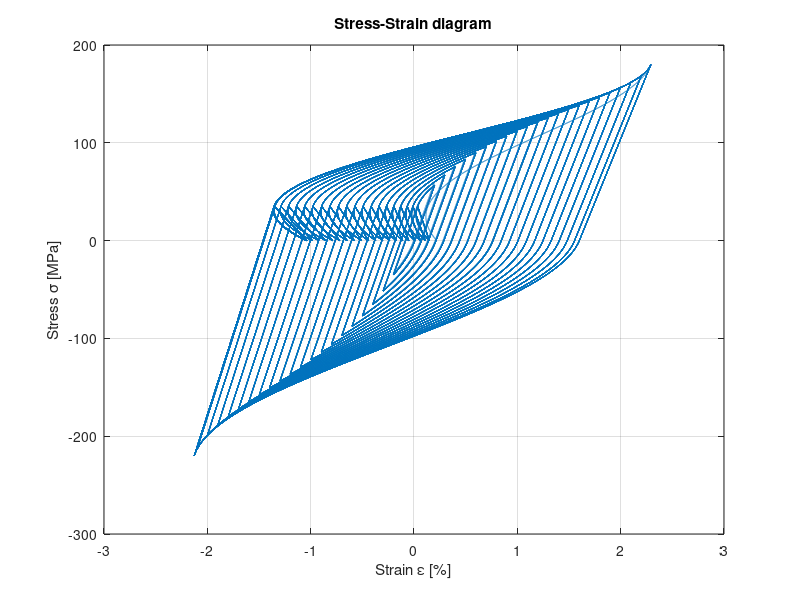
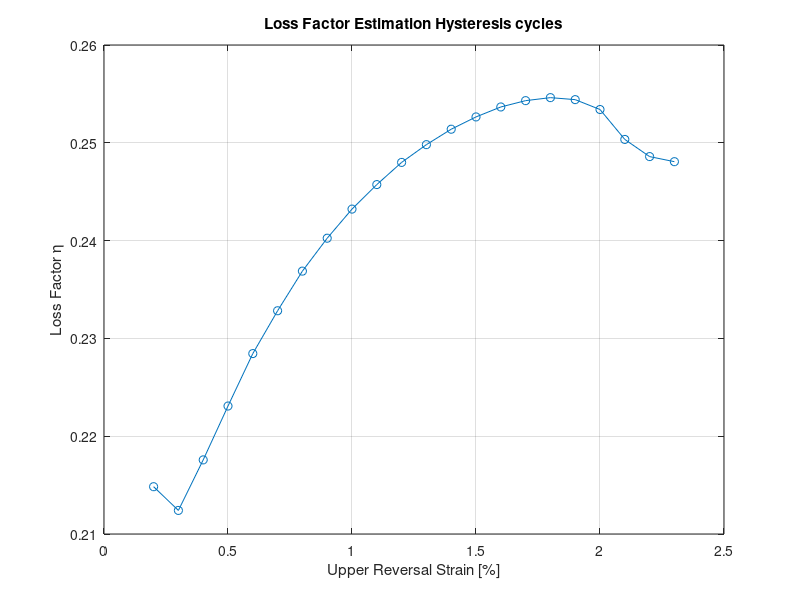
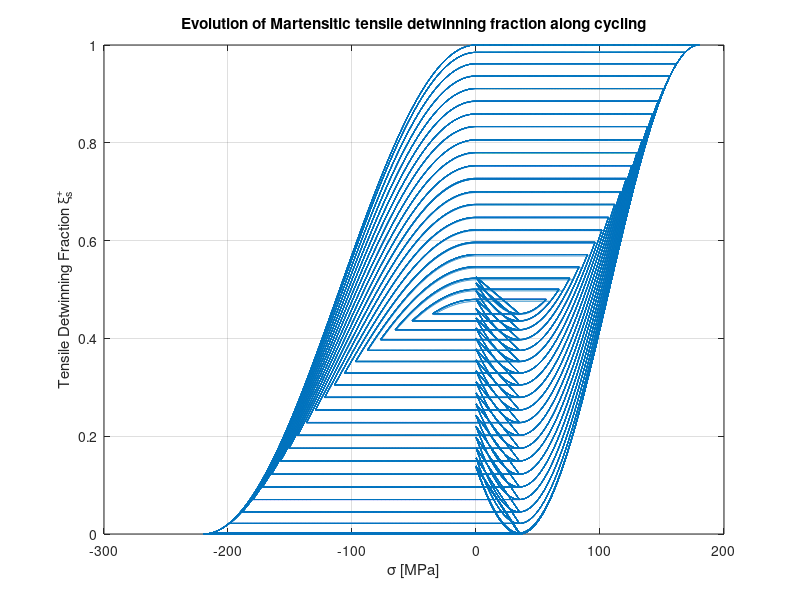
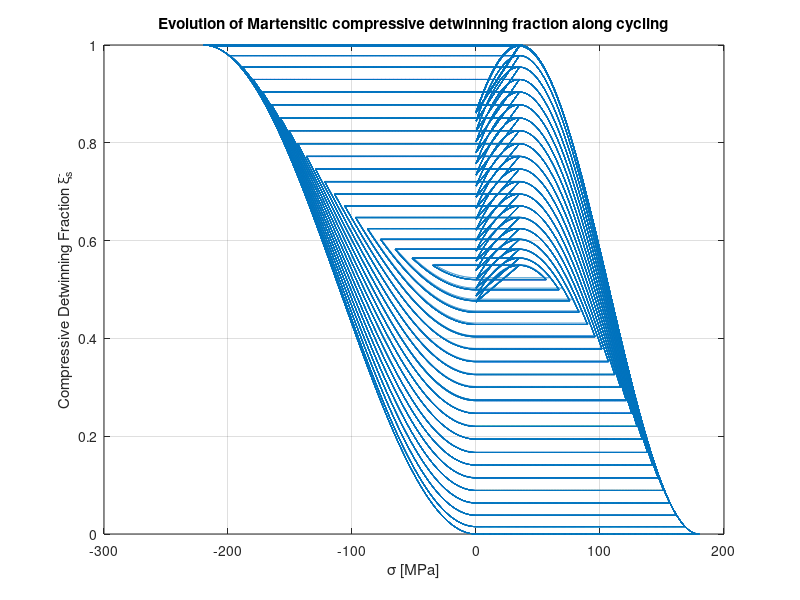

MATLAB code to generate these figures, in order:
clear all
clc
close all
% Young's
E_a = 34.9e3; %[MPa]
E_m_p = 26e3; %[MPa]
E_m_n = 33e3;
E_m_T = 26e3;
% Other SMA parameters
Teta = 0.55; %[MPa/°C]
Mf = -55; %[°C]
Ms = -35; %[°C]
As = -30; %[°C]
Af = -15; %[°C]
C_M_p = 1; %[MPa/°C]
C_A_p = 3; %[MPa/°C]
C_M_n = 0.2;
C_A_n = 3;
sigma_s_cr_p = 35; %[MPa]
sigma_f_cr_p = 180; %[MPa]
sigma_s_cr_n = 0;
sigma_f_cr_n = -220;
eps_L_p = 0.016;
eps_L_n = -0.0146;
a_M = pi / (Ms - Mf);
a_A = pi / (Af - As);
T = -60;
% Bekker-Brinson Algorithm
sigma_plot = [];
eps_plot = [];
xisp = 0;
xism = 0;
xiT = 0;
%%%%%%%%%% EPS REVERSAL INPUT %%%%%%%%%%%%%%%%%%%%%%%%%%%%%%%%%%%%%%%%%%%%
eps_upp = 0.023;
%%%%%%%%%% EPS REVERSAL INPUT %%%%%%%%%%%%%%%%%%%%%%%%%%%%%%%%%%%%%%%%%%%%
eps_downn = -eps_upp;
Loss_factor = 0;
sigma = 0;
E = E_m_T;
csi_S_p = 0;
csi_S_n = 0;
csi_T = 1;
eps4 = 0;
eu = [];
for kk = eps_upp : -0.001 : 0.002
%     Inizializzazione
    eps_up = kk;
    eps_down = -eps_up;
    eu = [eu eps_up];
% Cicli all'interno dello stesso ciclo Tensione-Compressione
    for ii = 1:10
% Tension, per eventuale prova con ssp > 0 e/o ssm < 0
%         sigma = linspace(sigma_s_cr_p, sigma_s_cr_p, 1000)';
%         eps = sigma / E(end) + eps_L_p * csi_S_p(end) + eps_L_n * csi_S_n(end);
% Dissipated energy tension
%         E_diss1 = trapz(eps,sigma);
% Reorientation 1
        sigma2 = linspace(0, sigma_f_cr_p, 1000)';
        Y2 = cos(pi * (sigma2 - sigma_s_cr_p) / (sigma_f_cr_p - sigma_s_cr_p));
        csi_S_p2 = (1 - Y2) / 2 + csi_S_p(end) * (1 + Y2) / 2;
        csi_T2 = csi_T(end) * (1 - csi_S_p2) / (1 - csi_S_p(end));
        csi_S_n2 = csi_S_n(end) * (1 - csi_S_p2) / (1 - csi_S_p(end));
        E2 = E_a + csi_S_p2 * (E_m_p - E_a) + csi_S_n2 * (E_m_n - E_a) + csi_T2 * (E_m_T - E_a);
        eps2 = sigma2 ./ E2 + eps_L_p * csi_S_p2 + eps_L_n * csi_S_n2;
        eps2 = eps2(eps2 <= eps_up);
        sigma2 = sigma2(1:length(eps2));
        csi_S_p2 = csi_S_p2(1:length(eps2));
        csi_S_n2 = csi_S_n2(1:length(eps2));
        csi_T2 = csi_T2(1:length(eps2));
        E2 = E2(1:length(eps2));
% Energy
        E_diss2 = trapz(eps2,sigma2);
%         U_max2 = 1/2 * eps2(end) * sigma2(end);
% Aggiornamento XI ed E plot
xisp = [xisp ; csi_S_p2];
xism = [xism ; csi_S_n2];
xiT = [xiT ; csi_T2];
E = [E ; E2];
%%%%%%%%%%%%%%%%%%%%%%%%%%%%
%         if sigma2(end) <= 40
%             sigma_s_cr_n = sigma2(end);
%         else
%             sigma_s_cr_n = 40;
%         end 
% Compression linear
        sigma3 = linspace(sigma2(end), sigma_s_cr_n, 1000)';
        eps3 = sigma3 / E2(end) + eps_L_p * csi_S_p2(end) + eps_L_n * csi_S_n2(end);
% Aggiornamento XI plot
xisp = [xisp ; xisp(end)*ones(length(sigma3),1)];
xism = [xism ; xism(end)*ones(length(sigma3),1)];
xiT = [xiT ; xiT(end)*ones(length(sigma3),1)];
E = [E ; E(end)*ones(length(sigma3),1)];
% Energy
        E_diss3 = trapz(eps3,sigma3);
% Reorientation 2
        sigma4 = linspace(sigma3(end), sigma_f_cr_n, 1000)';
        Y4 = cos(pi * (sigma4 - sigma_s_cr_n) / (sigma_f_cr_n - sigma_s_cr_n));
        csi_S_n4 = (1 - Y4) / 2 + csi_S_n2(end) * (1 + Y4) / 2;
        csi_S_p4 = csi_S_p2(end) * (1 - csi_S_n4) / (1 - csi_S_n2(end));
        csi_T4 = csi_T2(end) * (1 - csi_S_n4) / (1 - csi_S_n2(end));
        E4 = E_a + csi_S_p4 * (E_m_p - E_a) + csi_S_n4 * (E_m_n - E_a) + csi_T4 * (E_m_T - E_a);
        eps4 = sigma4 ./ E4 + eps_L_p * csi_S_p4 + eps_L_n * csi_S_n4;
        eps4 = eps4(eps4 >= eps_down);
        sigma4 = sigma4(1:length(eps4));
        csi_S_p4 = csi_S_p4(1:length(eps4));
        csi_S_n4 = csi_S_n4(1:length(eps4));
        csi_T4 = csi_T4(1:length(eps4));
        E4 = E4(1:length(eps4));
% Energy
        E_diss4 = trapz(eps4,sigma4);
%         U_max4 = 1/2 * eps4(end) .* sigma4(end);
% Aggiornamento XI plot
xisp = [xisp ; csi_S_p4];
xism = [xism ; csi_S_n4];
xiT = [xiT ; csi_T4];
E = [E ; E4];
% Per eventuale prova con sfp variabile con punto di arrivo
%         if sigma4(end) >= -10
%             sigma_s_cr_p = sigma4(end);
%         else
%             sigma_s_cr_p = -10;
%         end        
% Tension linear
        sigma5_lin = linspace(sigma4(end), sigma_s_cr_p, 1000)';
        eps5_lin = sigma5_lin / E4(end) + eps_L_p * csi_S_p4(end) + eps_L_n * csi_S_n4(end);
% Energy 
        E_diss5 = trapz(eps5_lin,sigma5_lin);
% Aggiornamento XI plot
xisp = [xisp ; xisp(end)*ones(length(sigma5_lin),1)];
xism = [xism ; xism(end)*ones(length(sigma5_lin),1)];
xiT = [xiT ; xiT(end)*ones(length(sigma5_lin),1)];
E = [E ; E(end)*ones(length(sigma5_lin),1)];
% Reorientation from ssp < 0 to 0 (particular case)       
%         sigma5 = linspace(sigma5_lin(end), 0, 1000)';
%         Y5 = cos(pi * (sigma5 - sigma_s_cr_p) / (sigma_f_cr_p - sigma_s_cr_p));
%         csi_S_p5 = (1 - Y5) / 2 + csi_S_p4(end) * (1 + Y5) / 2;
%         csi_T5 = csi_T4(end) * (1 - csi_S_p5) / (1 - csi_S_p4(end));
%         csi_S_n5 = csi_S_n4(end) * (1 - csi_S_p5) / (1 - csi_S_p4(end));
%         E5 = E_a + csi_S_p5 * (E_m_p - E_a) + csi_S_n5 * (E_m_n - E_a) + csi_T5 * (E_m_T - E_a);
%         eps5 = sigma5 ./ E5 + eps_L_p * csi_S_p5 + eps_L_n * csi_S_n5;
% Energy
%         E_diss5 = trapz(eps5,sigma5);
% Putting together the variables for the plot
        sigma_plot = [sigma_plot; sigma2; sigma3; sigma4; sigma5_lin];
        eps_plot = [eps_plot; eps2; eps3; eps4; eps5_lin;];        
% Re-inizializzazione variabili
        csi_S_p(end) = csi_S_p4(end);
        csi_S_n(end) = csi_S_n4(end);
        csi_T(end) = csi_T4(end);
% All the energies within the repetition of the same eps-revs cycle
        E_diss_cycle(ii,1) = E_diss2 + E_diss4 + E_diss5;
    end
% Energies of the different Tension-Compression cycles
    E_diss_strain = E_diss_cycle(end);
%     U_max = U_max2 + U_max4;
    U_max = E_diss2 - 1/2*(E_diss2+E_diss3) + E_diss4 - 1/2*(E_diss4+E_diss5);
    Loss_factor(end+1) = E_diss_strain / (2 * pi * U_max)
end
% EPSILON - SIGMA
figure
plot(eps_plot * 100, sigma_plot);
xlabel('Strain \epsilon [%]')
ylabel('Stress \sigma [MPa]')
grid on
title('Stress-Strain diagram')
% EPSILON_REV - LOSS_FACTOR
figure
plot(eu * 100, Loss_factor(2:end),'o-')
grid on
xlabel('Upper Reversal Strain [%]')
ylabel('Loss Factor \eta')
title('Loss Factor Estimation Hysteresis cycles')
% SIGMA - XISP
figure
plot(sigma_plot , xisp(2:end))
grid on
xlabel('\sigma [MPa]')
ylabel('Tensile Detwinning Fraction \xi_s^+')
title('Evolution of Martensitic tensile detwinning fraction along cycling')
% SIGMA - XISM
figure
plot(sigma_plot , xism(2:end))
grid on
xlabel('\sigma [MPa]')
ylabel('Compressive Detwinning Fraction \xi_s^-')
title('Evolution of Martensitic compressive detwinning fraction along cycling')
% SIGMA - XIT
figure
plot(sigma_plot , xiT(2:end))
grid on
xlabel('\sigma [MPa]')
ylabel('Twinned Martensite Fraction \xi_T')
title('Evolution of Twinned Martensite fraction along cycling')
% SIGMA - E
figure
plot(sigma_plot , E(2:end))
grid on
xlabel('\sigma [MPa]')
ylabel("Young's modulus [MPa]")
title("Evolution of Young's modulus along cycling")
